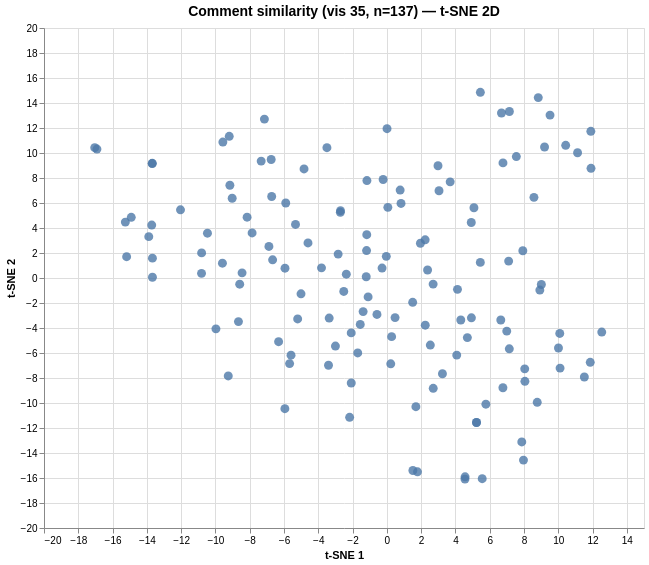

Vega-Lite specification for this chart:
### Vega specification from a JSON file in a GitHub repository (floating-point values rounded to 4 significant figures; data arrays with more than 128 entries replaced by an {"elided": "..."} marker saying what was removed)
{"$schema": "https://vega.github.io/schema/vega/v6.json", "data": [{"name": "param_1e9efca18e7a2868_store"}, {"name": "source_0", "values": {"elided": "137 records"}}, {"name": "source_0_x_domain_dim_1", "values": [{"min": -17.04, "max": 12.54}]}, {"name": "source_0_y_domain_dim_2", "values": [{"min": -16.09, "max": 14.86}]}], "signals": [{"name": "unit", "value": {}, "on": [{"events": "pointermove", "update": "isTuple(group()) ? group() : unit"}]}, {"name": "param_1e9efca18e7a2868", "update": "vlSelectionResolve(\"param_1e9efca18e7a2868_store\", \"union\")"}, {"name": "param_1e9efca18e7a2868_dim_1", "on": [{"events": [{"source": "view", "type": "dblclick"}], "update": "null"}, {"events": {"signal": "param_1e9efca18e7a2868_translate_delta"}, "update": "panLinear(param_1e9efca18e7a2868_translate_anchor.extent_x, -param_1e9efca18e7a2868_translate_delta.x / width)"}, {"events": {"signal": "param_1e9efca18e7a2868_zoom_delta"}, "update": "zoomLinear(domain(\"x\"), param_1e9efca18e7a2868_zoom_anchor.x, param_1e9efca18e7a2868_zoom_delta)"}]}, {"name": "param_1e9efca18e7a2868_dim_2", "on": [{"events": [{"source": "view", "type": "dblclick"}], "update": "null"}, {"events": {"signal": "param_1e9efca18e7a2868_translate_delta"}, "update": "panLinear(param_1e9efca18e7a2868_translate_anchor.extent_y, param_1e9efca18e7a2868_translate_delta.y / height)"}, {"events": {"signal": "param_1e9efca18e7a2868_zoom_delta"}, "update": "zoomLinear(domain(\"y\"), param_1e9efca18e7a2868_zoom_anchor.y, param_1e9efca18e7a2868_zoom_delta)"}]}, {"name": "param_1e9efca18e7a2868_tuple", "on": [{"events": [{"signal": "param_1e9efca18e7a2868_dim_1 || param_1e9efca18e7a2868_dim_2"}], "update": "param_1e9efca18e7a2868_dim_1 && param_1e9efca18e7a2868_dim_2 ? {unit: \"\", fields: param_1e9efca18e7a2868_tuple_fields, values: [param_1e9efca18e7a2868_dim_1,param_1e9efca18e7a2868_dim_2]} : null"}]}, {"name": "param_1e9efca18e7a2868_tuple_fields", "value": [{"field": "dim_1", "channel": "x", "type": "R"}, {"field": "dim_2", "channel": "y", "type": "R"}]}, {"name": "param_1e9efca18e7a2868_translate_anchor", "value": {}, "on": [{"events": [{"source": "scope", "type": "pointerdown"}], "update": "{x: x(unit), y: y(unit), extent_x: domain(\"x\"), extent_y: domain(\"y\")}"}]}, {"name": "param_1e9efca18e7a2868_translate_delta", "value": {}, "on": [{"events": [{"source": "window", "between": [{"source": "scope", "type": "pointerdown"}, {"source": "window", "type": "pointerup"}], "type": "pointermove", "consume": true}], "update": "{x: param_1e9efca18e7a2868_translate_anchor.x - x(unit), y: param_1e9efca18e7a2868_translate_anchor.y - y(unit)}"}]}, {"name": "param_1e9efca18e7a2868_zoom_anchor", "on": [{"events": [{"source": "scope", "type": "wheel", "consume": true}], "update": "{x: invert(\"x\", x(unit)), y: invert(\"y\", y(unit))}"}]}, {"name": "param_1e9efca18e7a2868_zoom_delta", "on": [{"events": [{"source": "scope", "type": "wheel", "consume": true}], "update": "pow(1.001, event.deltaY * pow(16, event.deltaMode))", "force": true}]}, {"name": "param_1e9efca18e7a2868_modify", "on": [{"events": {"signal": "param_1e9efca18e7a2868_tuple"}, "update": "modify(\"param_1e9efca18e7a2868_store\", param_1e9efca18e7a2868_tuple, true)"}]}], "marks": [{"type": "symbol", "name": "marks", "from": {"data": "source_0"}, "encode": {"update": {"opacity": {"value": 0.8}, "size": {"value": 80}, "y": {"field": "dim_2", "scale": "y"}, "shape": {"value": "circle"}, "tooltip": {"signal": "{\"Comment #\": format(datum[\"index\"], \"\"), \"Comment\": isValid(datum[\"comment\"]) ? datum[\"comment\"] : \"\"+datum[\"comment\"]}"}, "fill": {"value": "#4c78a8"}, "x": {"field": "dim_1", "scale": "x"}}}, "clip": true, "style": ["circle"], "interactive": true}], "scales": [{"name": "x", "type": "linear", "domain": [{"signal": "(data(\"source_0_x_domain_dim_1\")[0] || {}).min"}, {"signal": "(data(\"source_0_x_domain_dim_1\")[0] || {}).max"}], "range": [0, {"signal": "width"}], "nice": true, "domainRaw": {"signal": "param_1e9efca18e7a2868[\"dim_1\"]"}, "zero": true}, {"name": "y", "type": "linear", "domain": [{"signal": "(data(\"source_0_y_domain_dim_2\")[0] || {}).min"}, {"signal": "(data(\"source_0_y_domain_dim_2\")[0] || {}).max"}], "range": [{"signal": "height"}, 0], "nice": true, "domainRaw": {"signal": "param_1e9efca18e7a2868[\"dim_2\"]"}, "zero": true}], "axes": [{"scale": "x", "aria": false, "tickCount": {"signal": "ceil(width/40)"}, "grid": true, "minExtent": 0, "orient": "bottom", "gridScale": "y", "maxExtent": 0, "domain": false, "labels": false, "zindex": 0, "ticks": false}, {"scale": "y", "gridScale": "x", "grid": true, "zindex": 0, "minExtent": 0, "orient": "left", "aria": false, "labels": false, "ticks": false, "tickCount": {"signal": "ceil(height/40)"}, "domain": false, "maxExtent": 0}, {"scale": "x", "grid": false, "labelFlush": true, "orient": "bottom", "labelOverlap": true, "tickCount": {"signal": "ceil(width/40)"}, "zindex": 0, "title": "t-SNE 1"}, {"scale": "y", "zindex": 0, "title": "t-SNE 2", "grid": false, "tickCount": {"signal": "ceil(height/40)"}, "orient": "left", "labelOverlap": true}], "title": {"text": "Comment similarity (vis 35, n=137) — t-SNE 2D", "fontSize": 14, "frame": "group"}, "background": "white", "style": "cell", "width": 600, "padding": 5, "height": 500}
